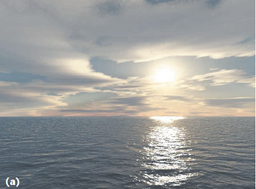
#> input picture img1.png, 256 x 189 px, shrunk from 440 x 324 before the run
$ python main.py
#> lines starting #> are read from the running program, lines starting #| are printed output that depends on the picture
#!/usr/bin/python
# Colleen Toth
# Project 1, Intro to Computer Vision
# Prof. Feng Liu
#
# Python Implementation of

import cv2
import numpy as np
import matplotlib.pyplot as plt
import math as m


img_source = cv2.imread('img1.png')
#> img_source is the input picture: shape (189, 256, 3); mean B, G, R 152.9, 154.8, 153.5

img_target = cv2.imread('img2.png')
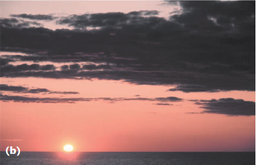
#> input picture img2.png, 256 x 165 px, shrunk from 440 x 283 before the run
#> img_target is the input picture: shape (165, 256, 3); mean B, G, R 100.3, 103.8, 139

img_source = cv2.cvtColor(img_source, cv2.COLOR_RGB2BGR)

img_target = cv2.cvtColor(img_target, cv2.COLOR_RGB2BGR)

# normalize image if not already in correct format
if img_source.dtype != 'float64':
   img_source = cv2.normalize(img_source.astype('float64'), None, 0.0, 1.0, cv2.NORM_MINMAX)
#
if img_target.dtype != 'float64':
   img_target = cv2.normalize(img_target.astype('float64'), None, 0.0, 1.0, cv2.NORM_MINMAX)

# get dimensions of input image
x_s, y_s, z_s = img_source.shape
#> x_s = 189; y_s = 256; z_s = 3

x_t, y_t, z_t = img_target.shape
#> x_t = 165; y_t = 256; z_t = 3

# Matrices for conversion from paper
RGB2LMS = np.matrix(([(0.3811, 0.5783, 0.0402), (0.1967, 0.7244, 0.0782), (0.0241, 0.1288, 0.8444)]))
LMS2LAB = np.matrix(([(1 / m.sqrt(3), 0, 0), (0, 1 / m.sqrt(6), 0), (0, 0, 1 / m.sqrt(2))]))
ident = np.matrix(([(1, 1, 1,), (1, 1, -2), (1, -1, 0)]))

LAB2LMS = np.matrix(([(m.sqrt(3) / 3, 0, 0), (0, m.sqrt(6) / 6, 0), (0, 0, m.sqrt(2) / 2)]))
ident2 = np.matrix(([(1, 1, 1), (1, 1, -1), (1, -2, 0)]))

LMS2LAB_final = LMS2LAB * ident
LAB2LMS_final = ident2 * LMS2LAB

LMS2RGB = np.matrix(([(4.4679, -3.5873, 0.1193), (-1.2186, 2.3809, -0.1624), (0.0497, -0.2439, 1.2045)]))

LMS_s = np.zeros((x_s, y_s, z_s), 'float64')

LMS_t = np.zeros((x_t, y_t, z_t), 'float64')

# Conversion from RGB to LMS for source
for i in range(x_s):
    for j in range(y_s):
        k = np.matrix(img_source[i][j][np.newaxis, :]).T
        temp = RGB2LMS * k
        LMS_s[i][j][0], LMS_s[i][j][1], LMS_s[i][j][2] = np.log10(temp)
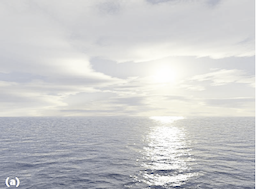
#> LMS_s: shape (189, 256, 3) float64; mean R, G, B -0.344, -0.34, -0.332; drawn with min black and max white

# Conversion from RGB to LMS for
for i in range(x_t):
    for j in range(y_t):
        l = np.matrix(img_target[i][j][np.newaxis, :]).T
        temp1 = RGB2LMS * l
        LMS_t[i][j][0], LMS_t[i][j][1], LMS_t[i][j][2] = np.log10(temp1)
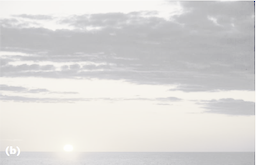
#> LMS_t: shape (165, 256, 3) float64; mean R, G, B -0.46, -0.48, -0.5; drawn with min black and max white

lab_s = np.zeros((x_s, y_s, z_s), 'float64')

lab_t = np.zeros((x_t, y_t, z_t), 'float64')

# Convert LMS to LAB
for i in range(x_s):
    for j in range(y_s):
        n = np.matrix(LMS_s[i][j][np.newaxis, :]).T
        lab_s[i][j][0], lab_s[i][j][1], lab_s[i][j][2] = LMS2LAB_final * n
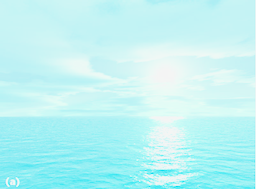
#> lab_s: shape (189, 256, 3) float64; mean R, G, B -0.586, -0.00753, -0.00302; drawn with min black and max white

for i in range(x_t):
    for j in range(y_t):
        o = np.matrix(LMS_t[i][j][np.newaxis, :]).T
        lab_t[i][j][0], lab_t[i][j][1], lab_t[i][j][2] = LMS2LAB_final * o
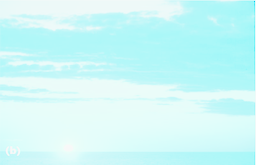
#> lab_t: shape (165, 256, 3) float64; mean R, G, B -0.832, 0.0241, 0.0141; drawn with min black and max white

R = np.matrix(lab_t[:, :, 0])
sl = R.mean()
#> sl = -0.832

mean_sl = np.matrix(lab_s[:, :, 0]).mean()
#> mean_sl = -0.586
mean_sa = np.matrix(lab_s[:, :, 1]).mean()
#> mean_sa = -0.00753
mean_sb = np.matrix(lab_s[:, :, 2]).mean()
#> mean_sb = -0.00302

std_sl = np.matrix(lab_s[:, :, 0]).std()
#> std_sl = 0.337
std_sa = np.matrix(lab_s[:, :, 1]).std()
#> std_sa = 0.041
std_sb = np.matrix(lab_s[:, :, 2]).std()
#> std_sb = 0.00801

mean_tl = np.matrix(lab_t[:, :, 0]).mean()
#> mean_tl = -0.832
mean_ta = np.matrix(lab_t[:, :, 1]).mean()
#> mean_ta = 0.0241
mean_tb = np.matrix(lab_t[:, :, 2]).mean()
#> mean_tb = 0.0141

std_tl = np.matrix(lab_t[:, :, 0]).std()
#> std_tl = 0.475
std_ta = np.matrix(lab_t[:, :, 1]).std()
#> std_ta = 0.0499
std_tb = np.matrix(lab_t[:, :, 2]).std()
#> std_tb = 0.0143

std_l = std_tl / std_sl
#> std_l = 1.41
std_a = std_ta / std_sa
#> std_a = 1.22
std_b = std_tb / std_sb
#> std_b = 1.79

res_lab = np.zeros((x_s, y_s, z_s), 'float64')

for i in range(x_s):
    for j in range(y_s):
        res_lab[i][j][0] = mean_tl + std_l * (lab_s[i][j][0] - mean_sl)
        res_lab[i][j][1] = mean_ta + std_a * (lab_s[i][j][1] - mean_sa)
        res_lab[i][j][2] = mean_tb + std_b * (lab_s[i][j][2] - mean_sb)

LMS_res = np.zeros((x_s, y_s, z_s), 'float64')

for i in range(x_s):
    for j in range(y_s):
        p = np.matrix(res_lab[i][j][np.newaxis, :]).T
        temp3 = LAB2LMS_final * p
        LMS_res[i][j][0], LMS_res[i][j][1], LMS_res[i][j][2] = np.power(10, temp3)
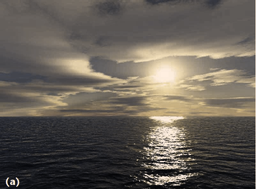
#> LMS_res: shape (189, 256, 3) float64; mean R, G, B 0.422, 0.395, 0.361; drawn with min black and max white

est_im = np.zeros((x_s, y_s, z_s), 'float64')

for i in range(x_s):
    for j in range(y_s):
        q = np.matrix(LMS_res[i][j][np.newaxis, :]).T
        est_im[i][j][0], est_im[i][j][1], est_im[i][j][2] = LMS2RGB * q

est_im[:, :, 0] = np.clip(est_im[:, :, 0], 0, 1)
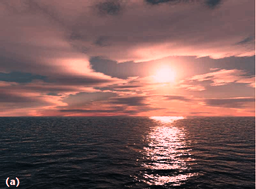
#> est_im: shape (189, 256, 3) float64; mean R, G, B 0.495, 0.368, 0.359
est_im[:, :, 1] = np.clip(est_im[:, :, 1], 0, 1)
est_im[:, :, 2] = np.clip(est_im[:, :, 2], 0, 1)

plt.imshow(est_im)
plt.show()
